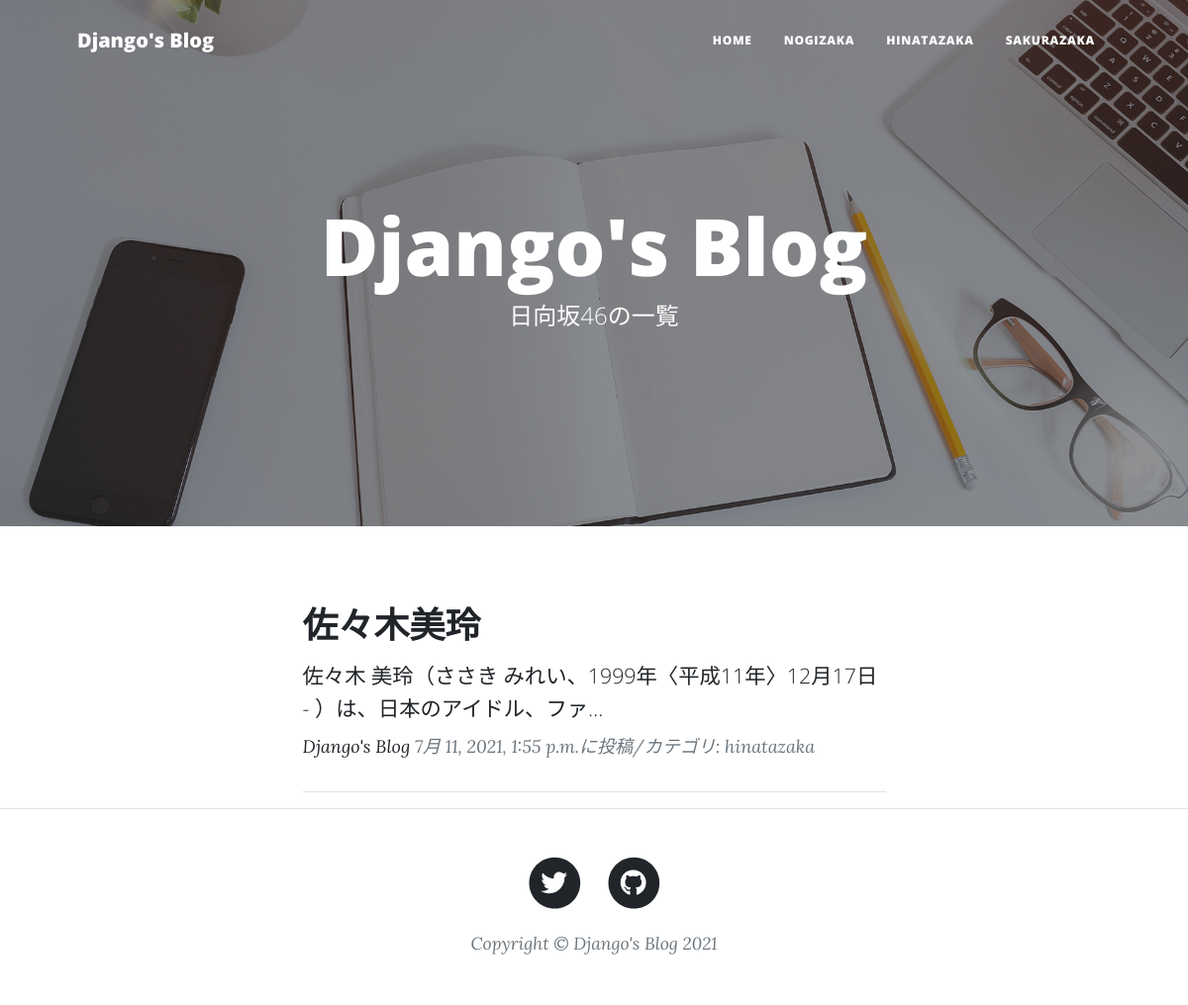
/hinatazaka-list/, run on the app's committed database.
### blog/models.py (models this page shows, shortened)
class BlogPost(models.Model):
    CATEGORY = (("nogizaka", "乃木坂46"),
                ("hinatazaka", "日向坂46"), ("sakurazaka", "櫻坂46"))
    title = models.CharField(
        verbose_name="タイトル",
        max_length=200,
    )
    content = models.TextField(
        verbose_name="本文",
    )
    posted_at = models.DateTimeField(
        verbose_name="投稿日時",
        auto_now_add=True,
    )
    category = models.CharField(
        verbose_name="カテゴリ",
        max_length=50,
        choices=CATEGORY,
    )

### blog/views.py (the view)
# urls.py: path('hinatazaka-list/', views.HinatazakaView.as_view(), name="hinatazaka_list"),
class HinatazakaView(ListView):
    template_name = "hinatazaka.html"
    model = BlogPost
    context_object_name = "hinatazaka_records"
    queryset = BlogPost.objects.filter(
        category="hinatazaka").order_by("-posted_at")
    paginate_by = 2

### blog/templates/hinatazaka.html (shortened to what this page needs)
{% extends 'base.html' %}
{% load static %}
{% block header %}
<header class="masthead" style="background-image: url({% static 'assets/img/home-bg.jpg' %})">
  <div class="container position-relative px-4 px-lg-5">
    <div class="row gx-4 gx-lg-5 justify-content-center">
      <div class="col-md-10 col-lg-8 col-xl-7">
        <div class="site-heading">
          <h1>Django's Blog</h1>
          <span class="subheading">日向坂46の一覧</span>
        </div>
      </div>
    </div>
  </div>
</header>
{% endblock %}
{% block content %}
<div class="container px-4 px-lg-5">
  <div class="row gx-4 gx-lg-5 justify-content-center">
    <div class="col-md-10 col-lg-8 col-xl-7">
      {% for record in hinatazaka_records %}
      <div class="post-preview">
        <a href="{% url 'blog:blog_detail' record.pk %}">
          <h2 class="post-title">
            {{ record.title }}
          </h2>
          <h3 class="post-subtitle">
            <span style="font-size: 16pt;">
              {{record.content|truncatechars:50}}
            </span>
          </h3>
        </a>
        <p class="post-meta">
          <a href="#">Django's Blog</a>
          {{record.posted_at}}に投稿/カテゴリ:
          {{record.category}}
        </p>
      </div>
      <hr>
      {% endfor %}
    </div>
  </div>
</div>
{% endblock %}

### data on the page
BlogPost: title "佐々木美玲", content "佐々木 美玲（ささき みれい、1999年〈平成11年〉12月17日 - ）は、日本のアイドル、ファ…", posted_at "7月 11, 2021, 1:55 p.m.", category "hinatazaka"
